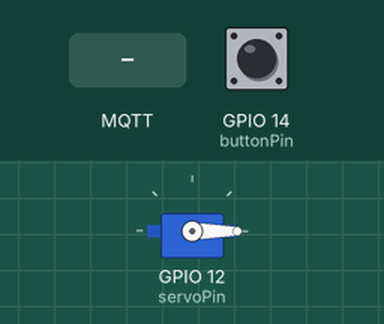
Recording of a sketch running on a simulated ESP32. On the bench: servo. Inputs (shaded band) come from the test bench; at power-on: GPIO 14 (buttonPin) LOW. WiFi joins after 1.5 s; servers stay silent unless stated; no MQTT or app messages arrive unless stated; what the sketch prints to the serial monitor is not drawn.

Above: at 2.7 s.
2.8 s: GPIO 14 (buttonPin) pulled HIGH for 0.15 s
At 3.6 s:
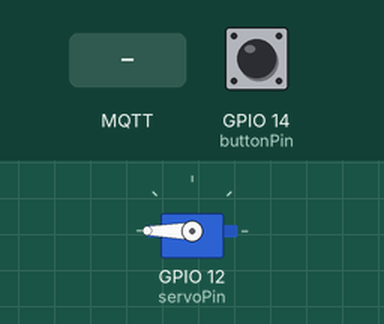
5.9 s: GPIO 14 (buttonPin) pulled HIGH for 1 s
At 7.1 s:
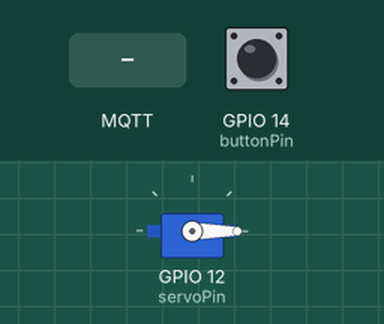
8.4 s: GPIO 14 (buttonPin) pulled HIGH for 3.2 s
At 9.1 s:
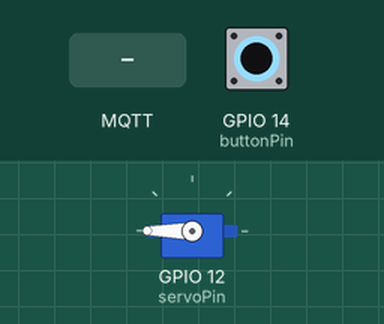
13.1 s: MQTT message "CLOSE" arrives on the first subscribed topic
At 14.3 s:
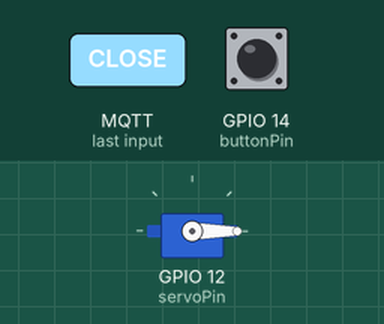
14.6 s: MQTT message "OPEN" arrives on the first subscribed topic
At 15.5 s:
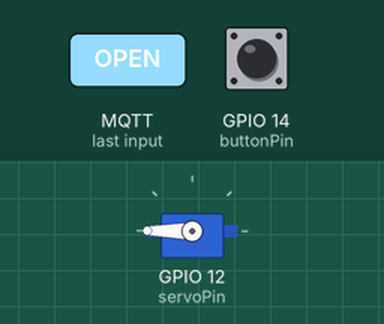
Timing chart, 0 to 17.1 s (numbered marks = the images above; inputs shaded):
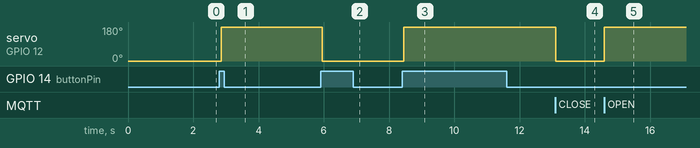

Measured:
- after the input at 2.8 s, servo on GPIO 12 (servoPin): 0° → 180° after 0.05 s
- after the input at 5.9 s, servo on GPIO 12 (servoPin): 180° → 0° after 0.05 s
- after the input at 8.4 s, servo on GPIO 12 (servoPin): 0° → 180° after 0.05 s
- after the input at 13.1 s, servo on GPIO 12 (servoPin): 180° → 0° at once
- after the input at 14.6 s, servo on GPIO 12 (servoPin): 0° → 180° at once

The sketch:

Esp32Gate.ino.ino
```cpp
#include <WiFi.h>
#include <PubSubClient.h>
#include <WiFiClientSecure.h>
#include <ESP32Servo.h>  // Include the ESP32Servo library for servo control

// WiFi settings
const char* ssid = "";
const char* password = "";

// MQTT broker settings
const char* mqtt_server = "05e815044648452d9966e9b6701cb998.s1.eu.hivemq.cloud";
const char* mqtt_user = "subscribeTest";
const char* mqtt_password = "subscribeTest123";
const int mqtt_port = 8883; // SSL/TLS port

// CA certificate for secure connection
static const char* root_ca PROGMEM = R"EOF(
-----BEGIN CERTIFICATE-----
MIIFazCCA1OgAwIBAgIRAIIQz7DSQONZRGPgu2OCiwAwDQYJKoZIhvcNAQELBQAw
TzELMAkGA1UEBhMCVVMxKTAnBgNVBAoTIEludGVybmV0IFNlY3VyaXR5IFJlc2Vh
cmNoIEdyb3VwMRUwEwYDVQQDEwxJU1JHIFJvb3QgWDEwHhcNMTUwNjA0MTEwNDM4
WhcNMzUwNjA0MTEwNDM4WjBPMQswCQYDVQQGEwJVUzEpMCcGA1UEChMgSW50ZXJu
ZXQgU2VjdXJpdHkgUmVzZWFyY2ggR3JvdXAxFTATBgNVBAMTDElTUkcgUm9vdCBY
MTCCAiIwDQYJKoZIhvcNAQEBBQADggIPADCCAgoCggIBAK3oJHP0FDfzm54rVygc
h77ct984kIxuPOZXoHj3dcKi/vVqbvYATyjb3miGbESTtrFj/RQSa78f0uoxmyF+
0TM8ukj13Xnfs7j/EvEhmkvBioZxaUpmZmyPfjxwv60pIgbz5MDmgK7iS4+3mX6U
A5/TR5d8mUgjU+g4rk8Kb4Mu0UlXjIB0ttov0DiNewNwIRt18jA8+o+u3dpjq+sW
T8KOEUt+zwvo/7V3LvSye0rgTBIlDHCNAymg4VMk7BPZ7hm/ELNKjD+Jo2FR3qyH
B5T0Y3HsLuJvW5iB4YlcNHlsdu87kGJ55tukmi8mxdAQ4Q7e2RCOFvu396j3x+UC
B5iPNgiV5+I3lg02dZ77DnKxHZu8A/lJBdiB3QW0KtZB6awBdpUKD9jf1b0SHzUv
KBds0pjBqAlkd25HN7rOrFleaJ1/ctaJxQZBKT5ZPt0m9STJEadao0xAH0ahmbWn
OlFuhjuefXKnEgV4We0+UXgVCwOPjdAvBbI+e0ocS3MFEvzG6uBQE3xDk3SzynTn
jh8BCNAw1FtxNrQHusEwMFxIt4I7mKZ9YIqioymCzLq9gwQbooMDQaHWBfEbwrbw
qHyGO0aoSCqI3Haadr8faqU9GY/rOPNk3sgrDQoo//fb4hVC1CLQJ13hef4Y53CI
rU7m2Ys6xt0nUW7/vGT1M0NPAgMBAAGjQjBAMA4GA1UdDwEB/wQEAwIBBjAPBgNV
HRMBAf8EBTADAQH/MB0GA1UdDgQWBBR5tFnme7bl5AFzgAiIyBpY9umbbjANBgkq
hkiG9w0BAQsFAAOCAgEAVR9YqbyyqFDQDLHYGmkgJykIrGF1XIpu+ILlaS/V9lZL
ubhzEFnTIZd+50xx+7LSYK05qAvqFyFWhfFQDlnrzuBZ6brJFe+GnY+EgPbk6ZGQ
3BebYhtF8GaV0nxvwuo77x/Py9auJ/GpsMiu/X1+mvoiBOv/2X/qkSsisRcOj/KK
NFtY2PwByVS5uCbMiogziUwthDyC3+6WVwW6LLv3xLfHTjuCvjHIInNzktHCgKQ5
ORAzI4JMPJ+GslWYHb4phowim57iaztXOoJwTdwJx4nLCgdNbOhdjsnvzqvHu7Ur
TkXWStAmzOVyyghqpZXjFaH3pO3JLF+l+/+sKAIuvtd7u+Nxe5AW0wdeRlN8NwdC
jNPElpzVmbUq4JUagEiuTDkHzsxHpFKVK7q4+63SM1N95R1NbdWhscdCb+ZAJzVc
oyi3B43njTOQ5yOf+1CceWxG1bQVs5ZufpsMljq4Ui0/1lvh+wjChP4kqKOJ2qxq
4RgqsahDYVvTH9w7jXbyLeiNdd8XM2w9U/t7y0Ff/9yi0GE44Za4rF2LN9d11TPA
mRGunUHBcnWEvgJBQl9nJEiU0Zsnvgc/ubhPgXRR4Xq37Z0j4r7g1SgEEzwxA57d
emyPxgcYxn/eR44/KJ4EBs+lVDR3veyJm+kXQ99b21/+jh5Xos1AnX5iItreGCc=
-----END CERTIFICATE-----
)EOF";

// Define the servo and button pins
const int servoPin = 12; // Pin where the servo is connected
const int buttonPin = 14; // Pin where the button is connected

int buttonState = 0;
int lastButtonState = 0;
int servoPosition = 0; // Initial servo position
unsigned long lastDebounceTime = 0;
const int debounceDelay = 50; // Debounce delay for the button

WiFiClientSecure espClient;
PubSubClient client(espClient);
Servo myServo; // Create a Servo object compatible with ESP32

void setup() {
  Serial.begin(115200); // Initialize serial communication
  myServo.attach(servoPin); // Attach the servo to the pin
  myServo.write(servoPosition); // Set initial position

  pinMode(buttonPin, INPUT);

  Serial.println("Connecting to WiFi...");
  WiFi.mode(WIFI_STA);
  WiFi.begin(ssid, password);

  while (WiFi.status() != WL_CONNECTED) {
    delay(500);
    Serial.print(".");
  }
  Serial.println("Connected to WiFi!");
  Serial.print("IP Address: ");
  Serial.println(WiFi.localIP());

  // Set the CA certificate
  espClient.setCACert(root_ca);
  client.setServer(mqtt_server, mqtt_port);
  client.setCallback(callback);

  reconnect(); // Attempt to connect to the MQTT broker
}

void loop() {
  if (!client.connected()) {
    reconnect();
  }
  client.loop();

  int reading = digitalRead(buttonPin);

  if (reading != lastButtonState) {
    lastDebounceTime = millis();
  }

  if ((millis() - lastDebounceTime) > debounceDelay) {
    if (reading != buttonState) {
      buttonState = reading;

      if (buttonState == HIGH) {
        // Button pressed, send MQTT command to open or closed
        String stateMessage = (servoPosition == 0) ? "OPEN" : "CLOSE";
        Serial.print("Sending MQTT message to topic 'home/gate/frontgate': ");
        Serial.println(stateMessage);
        client.publish("home/gate/frontgate", stateMessage.c_str());

        // Update servo position
        servoPosition = (servoPosition == 0) ? 180 : 0;
        Serial.print("Moving servo to position: ");
        Serial.println(servoPosition);
        myServo.write(servoPosition);
      }
    }
  }

  lastButtonState = reading;
}

void callback(char* topic, byte* payload, unsigned int length) {
  Serial.print("Message received on topic: ");
  Serial.println(topic);
  String message;

  for (int i = 0; i < length; i++) {
    message += (char)payload[i];
  }

  if (String(topic) == "home/gate" || String(topic) == "home/gate/frontgate") {
    if (message == "OPEN" && servoPosition == 0) {
      servoPosition = 180;
      Serial.print("Opening gate, moving servo to position: ");
      Serial.println(servoPosition);
      myServo.write(servoPosition);
    } else if (message == "CLOSE" && servoPosition == 180) {
      servoPosition = 0;
      Serial.print("Closing gate, moving servo to position: ");
      Serial.println(servoPosition);
      myServo.write(servoPosition);
    }else if(message == "Connected" && String(topic) == "home/gate"){
    // Send current state to "home/gate/frontgate"
    String stateMessage = (servoPosition == 0) ? "CLOSE" : "OPEN";
    Serial.print("Sending current state to topic 'home/gate/frontgate': ");
    Serial.println(stateMessage);
    client.publish("home/gate/frontgate", stateMessage.c_str());
    }
  }
}

void reconnect() {
  while (!client.connected()) {
    Serial.print("Attempting to reconnect to MQTT broker...");
    if (client.connect("ESP32Client", mqtt_user, mqtt_password)) {
      Serial.println("Connected!");
      client.subscribe("home/gate");
      client.subscribe("home/gate/frontgate");
    } else {
      Serial.print("Failed to connect, rc=");
      Serial.print(client.state());
      Serial.println(" Try again in 5 seconds");
      delay(5000);
    }
  }
}
```
